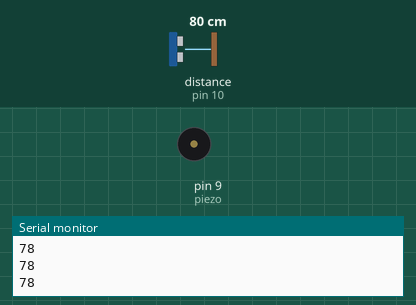
Recording of a program running on a simulated Arduino Uno, built with avr-gcc and run on an emulated ATmega328P. Parts: buzzer (waves = sounding), the last lines printed to the serial monitor. Wiring (inferred from the names in the program): ultrasonic range finder: trigger pin 11; echo pin 10. The test bench sets the inputs (shaded band); at power-on: distance to the obstacle (sensor on pin 10) 80 cm. The echo pulse lasts 58.3 µs per cm.

Above: at 1.2 s.
1.3 s: distance to the obstacle (sensor on pin 10) set to 67 cm
At 1.9 s:
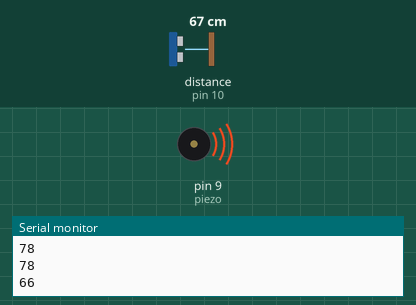
2.8 s: distance to the obstacle (sensor on pin 10) set to 2 cm
Timing chart, 0 to 5.8 s (numbered marks = the images above; inputs shaded):
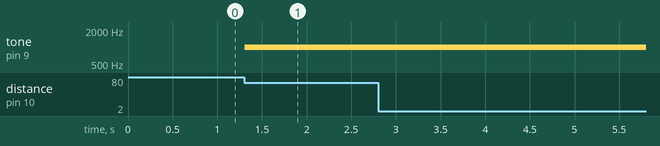

Measured:
- the behaviour switches between 71 and 70 cm on distance to the obstacle (sensor on pin 10) (found by bisection; images 0 and 1)
- after the input at 1.3 s, tone on pin 9 (piezo): silent → 1000 Hz at once

The program:

main.cpp
```cpp
#include <Arduino.h>

//Ultrasonic Sensor
const int trigPin = 11;
const int echoPin = 10;

//Piezo
const int piezo = 9;

//Ultrasonic Sensor Data Storage
long duration;
int distance;

void setup() {
  // put your setup code here, to run once:

  //Declares Input and Output:
  pinMode(trigPin, OUTPUT);
  pinMode(echoPin, INPUT);
  pinMode(piezo, OUTPUT);

  //Serial Monitor
  Serial.begin(9600);


}

void loop() {
  // put your main code here, to run repeatedly:

  digitalWrite(trigPin, LOW);
  delayMicroseconds(2);

  digitalWrite(trigPin, HIGH);
  delayMicroseconds(10);
  digitalWrite(trigPin, LOW);

  duration = pulseIn(echoPin, HIGH);

  distance = duration * 0.034 / 2;

  Serial.println(distance);

  if (distance < 70){

    tone(piezo, 1000);
    delay(2000);

  }
  else
  {

    noTone(piezo);

  }

}
```
